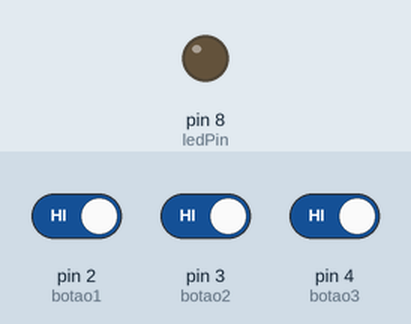
Recording of a sketch running on a simulated Arduino Uno, built with avr-gcc and run on an emulated ATmega328P. Shown: output pins drawn as LEDs (lit = HIGH). The inputs (shaded band) are chosen by the test bench; at power-on: pin 2 (botao1) HIGH, pin 3 (botao2) HIGH, pin 4 (botao3) HIGH.

Above: at 1.2 s.
1.3 s: pin 2 (botao1) driven LOW and pin 3 (botao2) driven LOW and pin 4 (botao3) driven LOW
At 1.7 s:
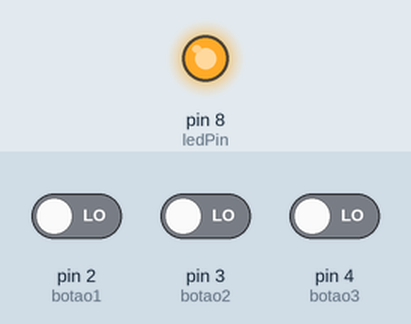
2.8 s: pin 2 (botao1) driven HIGH
At 4.0 s:
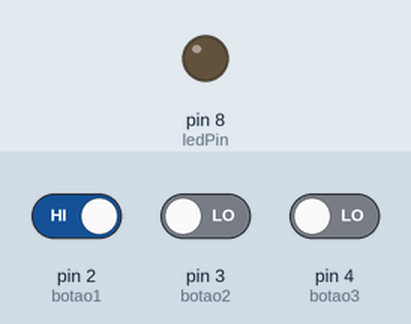
4.3 s: pin 2 (botao1) driven LOW
At 5.2 s:
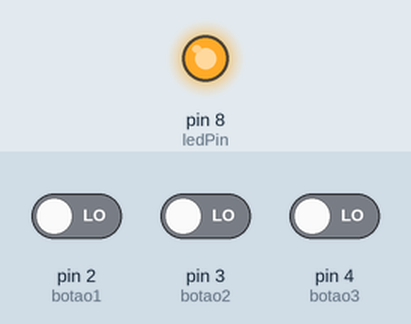
Timing chart, 0 to 7.3 s (numbered marks = the images above; inputs shaded):
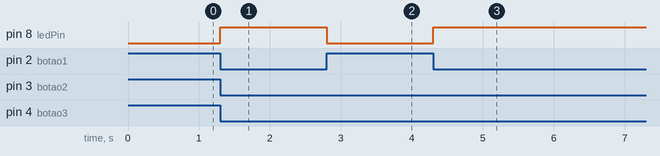

Measured:
- after the input at 1.3 s, pin 8 (ledPin): LOW → HIGH at once
- after the input at 2.8 s, pin 8 (ledPin): HIGH → LOW at once
- after the input at 4.3 s, pin 8 (ledPin): LOW → HIGH at once

The sketch:

SistemaLed.ino
```cpp
const int botao1 = 2;  // Botão 1
const int botao2 = 3;  // Botão 2
const int botao3 = 4;  // Botão 3
const int ledPin = 8;  // LED

void setup() {
  pinMode(botao1, INPUT_PULLUP);
  pinMode(botao2, INPUT_PULLUP);
  pinMode(botao3, INPUT_PULLUP);
  pinMode(ledPin, OUTPUT);
}

void loop() {
  // Lê todos os botões
  bool b1 = digitalRead(botao1) == LOW;
  bool b2 = digitalRead(botao2) == LOW;
  bool b3 = digitalRead(botao3) == LOW;

  // Verifica se os 3 estão pressionados
  if (b1 && b2 && b3) {
    digitalWrite(ledPin, HIGH);  // Liga o LED
  } else {
    digitalWrite(ledPin, LOW);   // Desliga o LED
  }
}
```
